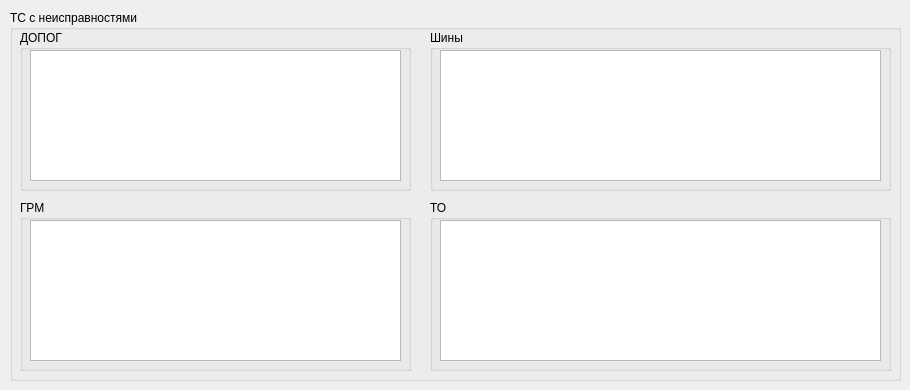
      <widget class="QWidget" name="tab">
       <attribute name="title">
        <string>Оповещения</string>
       </attribute>
       <widget class="QGroupBox" name="groupBox_3">
        <property name="geometry">
         <rect>
          <x>10</x>
          <y>10</y>
          <width>891</width>
          <height>371</height>
         </rect>
        </property>
        <property name="title">
         <string>ТС с неисправностями</string>
        </property>
        <widget class="QGroupBox" name="groupBox_6">
         <property name="geometry">
          <rect>
           <x>10</x>
           <y>20</y>
           <width>391</width>
           <height>161</height>
          </rect>
         </property>
         <property name="title">
          <string>ДОПОГ</string>
         </property>
         <widget class="QTableView" name="tableAlarmDopog">
          <property name="geometry">
           <rect>
            <x>10</x>
            <y>20</y>
            <width>371</width>
            <height>131</height>
           </rect>
          </property>
         </widget>
        </widget>
        <widget class="QGroupBox" name="groupBox_7">
         <property name="geometry">
          <rect>
           <x>420</x>
           <y>20</y>
           <width>461</width>
           <height>161</height>
          </rect>
         </property>
         <property name="title">
          <string>Шины</string>
         </property>
         <widget class="QTableView" name="tableAlarmTyres">
          <property name="geometry">
           <rect>
            <x>10</x>
            <y>20</y>
            <width>441</width>
            <height>131</height>
           </rect>
          </property>
         </widget>
        </widget>
        <widget class="QGroupBox" name="groupBox_8">
         <property name="geometry">
          <rect>
           <x>10</x>
           <y>190</y>
           <width>391</width>
           <height>171</height>
          </rect>
         </property>
         <property name="title">
          <string>ГРМ</string>
         </property>
         <widget class="QTableView" name="tableAlarmGrm">
          <property name="geometry">
           <rect>
            <x>10</x>
            <y>20</y>
            <width>371</width>
            <height>141</height>
           </rect>
          </property>
         </widget>
        </widget>
        <widget class="QGroupBox" name="groupBox_9">
         <property name="geometry">
          <rect>
           <x>420</x>
           <y>190</y>
           <width>461</width>
           <height>171</height>
          </rect>
         </property>
         <property name="title">
          <string>ТО</string>
         </property>
         <widget class="QTableView" name="tableAlarmTO">
          <property name="geometry">
           <rect>
            <x>10</x>
            <y>20</y>
            <width>441</width>
            <height>141</height>
           </rect>
          </property>
         </widget>
        </widget>
       </widget>
      </widget>
